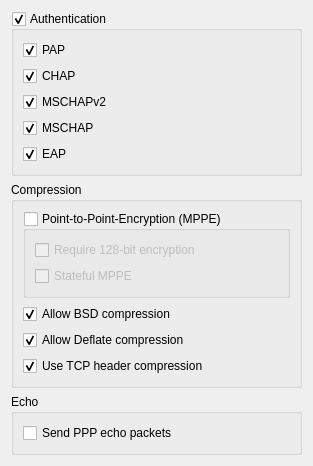
<?xml version="1.0" encoding="UTF-8"?>
<ui version="4.0">
 <class>Ppp</class>
 <widget class="QWidget" name="Ppp">
  <property name="geometry">
   <rect>
    <x>0</x>
    <y>0</y>
    <width>313</width>
    <height>448</height>
   </rect>
  </property>
  <property name="windowTitle">
   <string>PPP</string>
  </property>
  <layout class="QVBoxLayout" name="verticalLayout">
   <item>
    <widget class="QGroupBox" name="auth">
     <property name="title">
      <string>Authentication</string>
     </property>
     <property name="checkable">
      <bool>true</bool>
     </property>
     <layout class="QVBoxLayout" name="verticalLayout_5">
      <item>
       <widget class="QCheckBox" name="pap">
        <property name="text">
         <string>PAP</string>
        </property>
        <property name="checked">
         <bool>true</bool>
        </property>
       </widget>
      </item>
      <item>
       <widget class="QCheckBox" name="chap">
        <property name="text">
         <string>CHAP</string>
        </property>
        <property name="checked">
         <bool>true</bool>
        </property>
       </widget>
      </item>
      <item>
       <widget class="QCheckBox" name="mschapv2">
        <property name="text">
         <string>MSCHAPv2</string>
        </property>
        <property name="checked">
         <bool>true</bool>
        </property>
       </widget>
      </item>
      <item>
       <widget class="QCheckBox" name="mschap">
        <property name="text">
         <string>MSCHAP</string>
        </property>
        <property name="checked">
         <bool>true</bool>
        </property>
       </widget>
      </item>
      <item>
       <widget class="QCheckBox" name="eap">
        <property name="text">
         <string>EAP</string>
        </property>
        <property name="checked">
         <bool>true</bool>
        </property>
       </widget>
      </item>
     </layout>
    </widget>
   </item>
   <item>
    <widget class="QGroupBox" name="groupBox">
     <property name="title">
      <string>Compression</string>
     </property>
     <layout class="QVBoxLayout" name="verticalLayout_4">
      <item>
       <widget class="QGroupBox" name="requiremppe">
        <property name="focusPolicy">
         <enum>Qt::StrongFocus</enum>
        </property>
        <property name="title">
         <string>Point-to-Point-Encryption (MPPE)</string>
        </property>
        <property name="flat">
         <bool>true</bool>
        </property>
        <property name="checkable">
         <bool>true</bool>
        </property>
        <property name="checked">
         <bool>false</bool>
        </property>
        <layout class="QVBoxLayout" name="verticalLayout_6">
         <item>
          <widget class="QCheckBox" name="requiremppe128">
           <property name="text">
            <string>Require 128-bit encryption</string>
           </property>
          </widget>
         </item>
         <item>
          <widget class="QCheckBox" name="mppestateful">
           <property name="text">
            <string>Stateful MPPE</string>
           </property>
          </widget>
         </item>
        </layout>
       </widget>
      </item>
      <item>
       <widget class="QCheckBox" name="bsdcomp">
        <property name="text">
         <string>Allow BSD compression</string>
        </property>
        <property name="checked">
         <bool>true</bool>
        </property>
       </widget>
      </item>
      <item>
       <widget class="QCheckBox" name="deflate">
        <property name="text">
         <string>Allow Deflate compression</string>
        </property>
        <property name="checked">
         <bool>true</bool>
        </property>
       </widget>
      </item>
      <item>
       <widget class="QCheckBox" name="vjcomp">
        <property name="text">
         <string>Use TCP header compression</string>
        </property>
        <property name="checked">
         <bool>true</bool>
        </property>
       </widget>
      </item>
     </layout>
    </widget>
   </item>
   <item>
    <widget class="QGroupBox" name="groupBox_2">
     <property name="title">
      <string>Echo</string>
     </property>
     <layout class="QVBoxLayout" name="verticalLayout_2">
      <item>
       <widget class="QCheckBox" name="pppecho">
        <property name="text">
         <string>Send PPP echo packets</string>
        </property>
       </widget>
      </item>
     </layout>
    </widget>
   </item>
   <item>
    <spacer name="verticalSpacer">
     <property name="orientation">
      <enum>Qt::Vertical</enum>
     </property>
     <property name="sizeHint" stdset="0">
      <size>
       <width>20</width>
       <height>0</height>
      </size>
     </property>
    </spacer>
   </item>
  </layout>
 </widget>
 <resources/>
 <connections/>
</ui>
